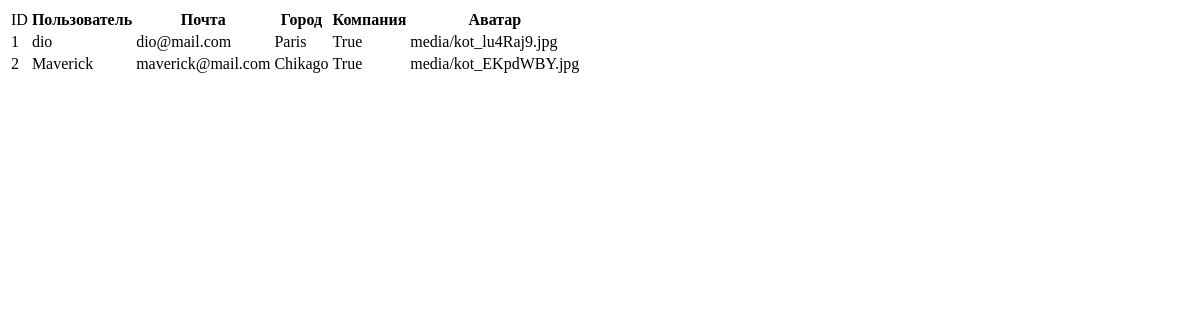
Before: /lk/ with the older database file.
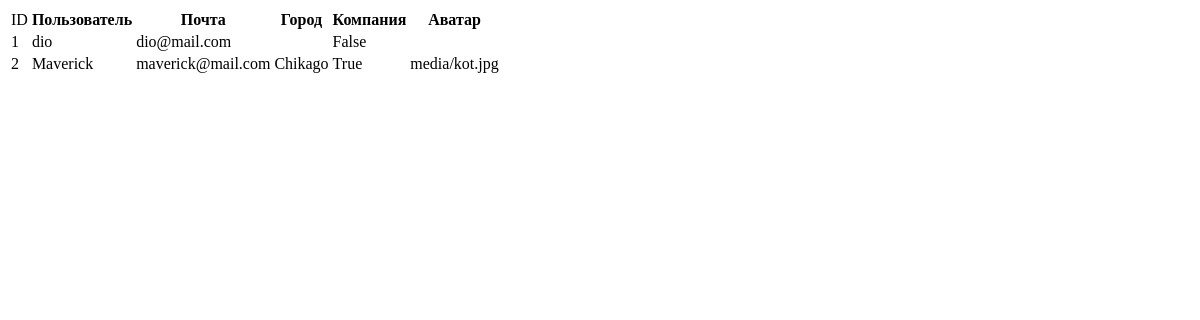
After: the same page with the newer database file.
### users/models.py (models this page shows, shortened)
class CustomUser(AbstractUser):
    city = models.CharField(max_length=30, blank=True)
    company = models.BooleanField(default=False)
    avatar = models.ImageField('Аватар', upload_to='media/', null=True, blank=True)
    class Meta:
        verbose_name = 'Пользователь'
        verbose_name_plural = 'Пользователи'

### users/views.py (the view)
# urls.py: path('lk/', lk_view, name='lk'),
def lk_view(request, *args, **kwargs):
    account = CustomUser.objects.all()
    context = {'account': account}
    return render(request, 'lk.html', context)

### templates/lk.html (shortened to what this page needs)
<!DOCTYPE html>
<html lang="en">
<head>
</head>
<body>
    {% if account.count > 0 %}
    <table>
        <tr><td>ID</td><th>Пользователь</th><th>Почта</th><th>Город</th><th>Компания</th><th>Аватар</th></tr>
        {% for prod in account %}
        <tr><td>{{ prod.id }}</td><td>{{ prod.username }}</td><td>{{ prod.email }}</td><td>{{ prod.city }}</td><td>{{ prod.company }}</td><td>{{ prod.avatar }}</td></tr>
        {% endfor %}
    </table>
    {% endif %}
</body>
</html>

Changed rows visible on the page:
changed CustomUser "dio": company "True" → "False"; city "Paris" → (not shown); avatar "media/kot_lu4Raj9.jpg" → (not shown)
changed CustomUser "Maverick": avatar "media/kot_EKpdWBY.jpg" → "media/kot.jpg"
